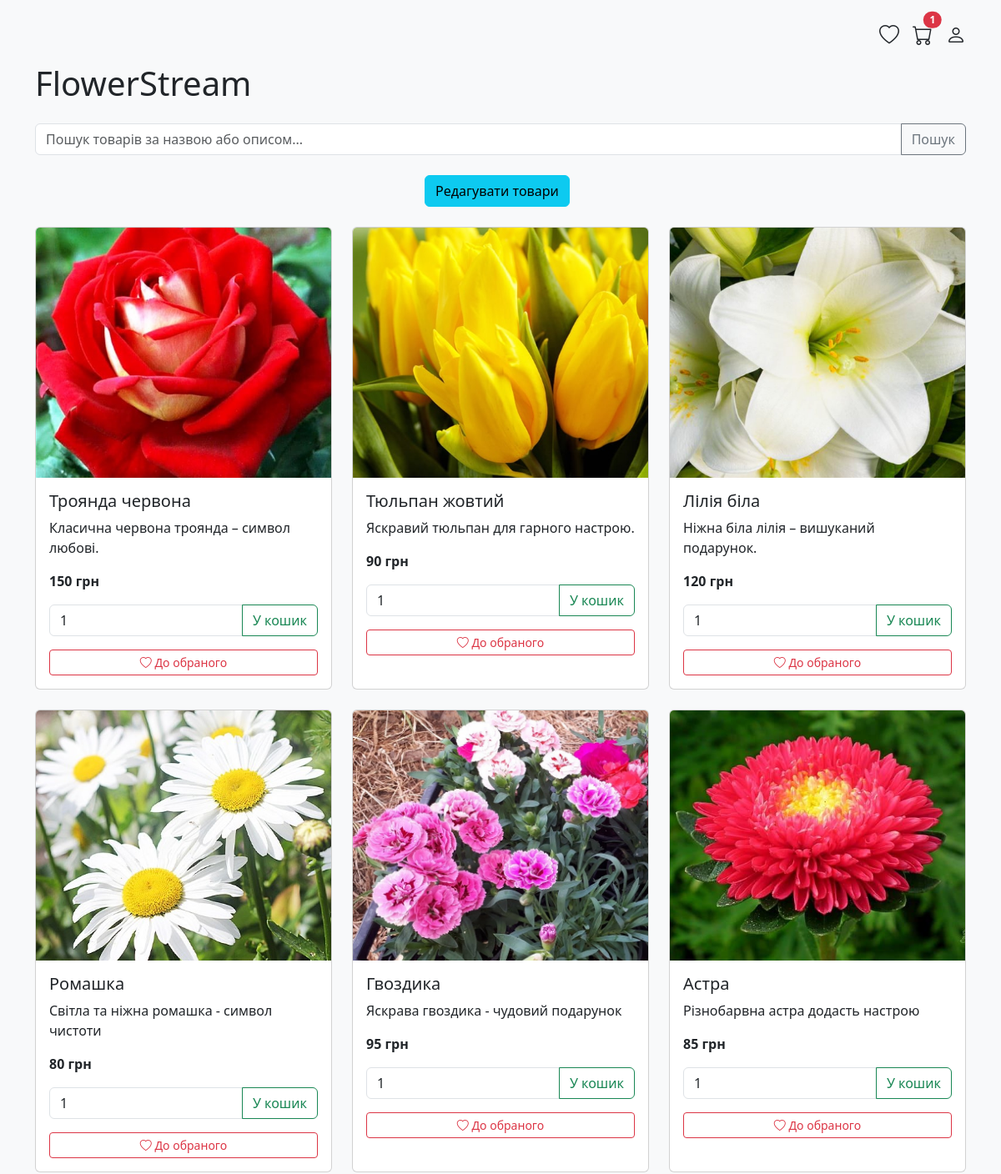
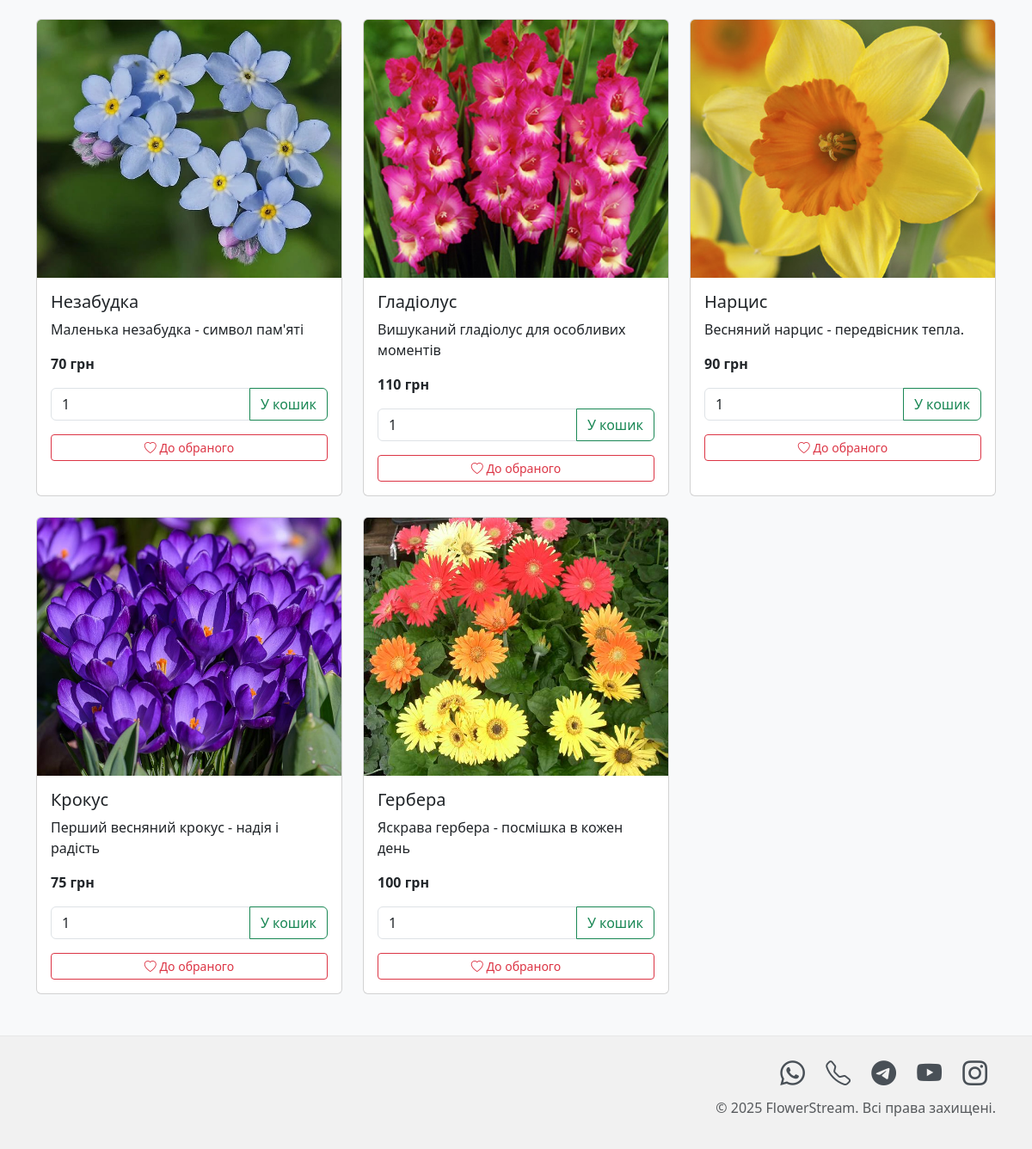
The page / (signed in) on the database its author committed (2 pictures, top to bottom).
### tables this page shows
CREATE TABLE products (
            id INTEGER PRIMARY KEY AUTOINCREMENT,
            name TEXT NOT NULL,
            description TEXT,
            price REAL NOT NULL,
            image_url TEXT
        );

### app/app.py (the view)
@app.route('/')
def home():
    is_admin = session.get('is_admin', False)
    user_logged_in = session.get('user_id') is not None
    search_query = request.args.get('search_query') # Get search query
    sort_order = request.args.get('sort')  # 'price_asc' or 'price_desc'
    flowers = load_products_from_db(search_query, sort_order) # Pass it to the loading function
    cart = []
    cart_count = 0
    favorites = []
    edit_mode = session.get('edit_mode', False)
    if user_logged_in:
        cart = session.get('cart', [])
        cart_count = sum(item['quantity'] for item in cart) if cart else 0
        favorites = session.get('favorites', [])
    else:
        session.pop('cart', None)
        session.pop('favorites', None)
        session.pop('edit_mode', None)
    return render_template('home.html', flowers=flowers, is_admin=is_admin,
                           cart_count=cart_count, favorites=favorites,
                           user_logged_in=user_logged_in, edit_mode=edit_mode,
                           search_query=search_query) # Pass search_query to template

### app/app.py (called while the page is built)
def get_db_connection():
    db = getattr(g, '_database', None)
    if db is None:
        if DATABASE is None:
            raise RuntimeError("Environment variable 'DATABASE' is not set. Check your .env file.")
        db = sqlite3.connect(DATABASE)
        db.row_factory = sqlite3.Row
    return db

@app.teardown_appcontext
def close_connection(exception):
    db = getattr(g, '_database', None)
    if db is not None:
        db.close()

def load_products_from_db(search_term=None, sort_order=None):
    db = get_db_connection()
    cursor = db.cursor()
    base_query = "SELECT * FROM products"
    conditions = []
    params = []
    if search_term:
        conditions.append("(name LIKE ? OR description LIKE ?)")
        search_pattern = f"%{search_term}%"
        params.extend([search_pattern, search_pattern])
    if conditions:
        base_query += " WHERE " + " AND ".join(conditions)
    if sort_order == 'price_asc':
        base_query += " ORDER BY price ASC"
    elif sort_order == 'price_desc':
        base_query += " ORDER BY price DESC"
    else:
        base_query += " ORDER BY id ASC"
    cursor.execute(base_query, params)
    return cursor.fetchall()

### app/templates/home.html (shortened to what this page needs)
<!DOCTYPE html>
<html lang="uk">
<head>
    <link href="https://cdn.jsdelivr.net/npm/bootstrap@5.3.0/dist/css/bootstrap.min.css" rel="stylesheet">
    <link rel="stylesheet" href="https://cdn.jsdelivr.net/npm/bootstrap-icons@1.10.5/font/bootstrap-icons.css">
</head>
<body>
<div class="container py-4">
    <div class="d-flex justify-content-end align-items-center mb-3">
        <a href="{{ url_for('view_favorites') }}" class="text-dark me-3 position-relative" title="Улюблене">
            <i class="bi bi-heart fs-4"></i>
        </a>
        <a href="{{ url_for('view_cart') }}" class="text-dark me-3 position-relative" title="Кошик">
            <i class="bi bi-cart fs-4"></i>
            {% if cart_count > 0 %}
            <span class="position-absolute top-0 start-100 translate-middle badge rounded-pill bg-danger">
                {{ cart_count }}
            </span>
            {% endif %}
        </a>
        <a href="{{ url_for('profile') if session.get('user_id') else url_for('login') }}" class="text-dark" title="Кабінет">
            <i class="bi bi-person fs-4"></i>
        </a>
    </div>
    <h1 class="mb-4">FlowerStream</h1>
    <form method="GET" action="{{ url_for('home') }}" class="mb-4">
        <div class="input-group">
            <input type="text" class="form-control" placeholder="Пошук товарів за назвою або описом..." name="search_query" value="{{ search_query if search_query }}">
            <button class="btn btn-outline-secondary" type="submit">Пошук</button>
        </div>
    </form>
    {% if session.get('is_admin') %}
    <div class="mb-4 text-center">
        <form method="POST" action="{{ url_for('toggle_edit_mode') }}" class="d-inline-block me-2">
            {% if edit_mode %}
            <button type="submit" class="btn btn-warning">Завершити редагування</button>
            {% else %}
            <button type="submit" class="btn btn-info">Редагувати товари</button>
            {% endif %}
        </form>
    </div>
    {% endif %}
    <div class="row">
        {% for flower in flowers %}
        <div class="col-md-4 mb-4">
            <div class="card h-100">
                <a href="{{ url_for('product_detail', product_id=flower.id) }}" class="card-link">
                    <img src="{{ flower.image_url if flower.image_url else 'https://placehold.co/400x200/cccccc/333333?text=No+Image' }}" class="card-img-top flower-card-img" alt="{{ flower.name }}" onerror="this.onerror=null;this.src='https://placehold.co/400x200/cccccc/333333?text=No+Image';">
                </a>
                <div class="card-body">
                    {% if session.get('is_admin') and edit_mode %}
                    <form method="POST" action="{{ url_for('edit_flower', flower_id=flower.id) }}" enctype="multipart/form-data">
                        <input type="text" class="form-control mb-2" name="name" value="{{ flower.name }}">
                        <textarea class="form-control mb-2" name="description">{{ flower.description }}</textarea>
                        <input type="number" class="form-control mb-2" name="price" value="{{ flower.price }}" step="0.01">
                        <div class="mb-3">
                            <label for="editFlowerImage-{{ flower.id }}" class="form-label">Змінити зображення</label>
                            <input class="form-control" type="file" id="editFlowerImage-{{ flower.id }}" name="image" accept="image/*">
                        </div>
                        <button type="submit" class="btn btn-sm btn-success w-100">Зберегти зміни</button>
                    </form>
                    <form method="POST" action="{{ url_for('delete_flower', flower_id=flower.id) }}" class="mt-2" onsubmit="return confirm('Ви впевнені, що хочете видалити цей товар?');">
                        <button type="submit" class="btn btn-sm btn-danger w-100">Видалити товар</button>
                    </form>
                    {% else %}
                    <a href="{{ url_for('product_detail', product_id=flower.id) }}" class="card-link">
                        <h5 class="card-title">{{ flower.name }}</h5>
                    </a>
                    <p class="card-text">{{ flower.description }}</p>
                    <p class="card-text fw-bold">
                        {% if flower.price == flower.price | int %}
                            {{ flower.price | int }} грн
                        {% else %}
                            {{ "%.2f"|format(flower.price) }} грн
                        {% endif %}
                    </p>
                    <form method="POST" action="{{ url_for('add_to_cart', flower_id=flower.id) }}" class="mt-2">
                        <div class="input-group mb-2">
                            <input type="number" name="quantity" class="form-control" value="1" min="1" aria-label="Кількість" aria-describedby="add-to-cart-button">
                            <button class="btn btn-outline-success" type="submit" id="add-to-cart-button">У кошик</button>
                        </div>
                    </form>
                    <form method="POST" action="{{ url_for('add_to_favorites', flower_id=flower.id) }}">
                        <button class="btn btn-outline-danger btn-sm mt-2 w-100">
                            <i class="bi bi-heart"></i> До обраного
                        </button>
                    </form>
                    {% endif %}
                </div>
            </div>
        </div>
        {% endfor %}
    </div>
</div>
<footer class="footer mt-auto">
    <div class="container text-end">
        <div class="social-icons">
            <a href="https://wa.me/PHONE_NUMBER" target="_blank" title="WhatsApp"><i class="bi bi-whatsapp"></i></a>
            <a href="tel:PHONE_NUMBER" title="Телефон"><i class="bi bi-telephone"></i></a>
            <a href="https://t.me/tarassts" target="_blank" title="Telegram"><i class="bi bi-telegram"></i></a>
            <a href="https://www.youtube.com/YOUTUBE_CHANNEL" target="_blank" title="YouTube"><i class="bi bi-youtube"></i></a>
            <a href="https://www.instagram.com/INSTAGRAM_USERNAME" target="_blank" title="Instagram"><i class="bi bi-instagram"></i></a>
        </div>
        <p class="text-muted mt-2">&copy; {{ 'now' | date('%Y') }} FlowerStream. Всі права захищені.</p>
    </div>
</footer>
</body>
</html>

### app/templates/home.html (style rules this page uses)
body { display: flex; flex-direction: column; min-height: 100vh; background-color: #f8f9fa; }
.container.py-4 { flex: 1; }
.bi { transition: color 0.2s ease; }
.footer { background-color: #f1f1f1; padding: 20px 0; text-align: center; border-top: 1px solid #e7e7e7; }
.social-icons a { font-size: 1.8rem; margin: 0 10px; color: #495057; transition: color 0.3s ease; }
.flower-card-img { height: 300px; object-fit: cover; }
.card-link { text-decoration: none; color: inherit; }

### rows shown on the page
products: image_url (picture), name "Троянда червона", description "Класична червона троянда – символ любові.", price "150"
products: image_url (picture), name "Тюльпан жовтий", description "Яскравий тюльпан для гарного настрою.", price "90"
products: image_url (picture), name "Лілія біла", description "Ніжна біла лілія – вишуканий подарунок.", price "120"
products: image_url (picture), name "Ромашка", description "Світла та ніжна ромашка - символ чистоти", price "80"
products: image_url (picture), name "Гвоздика", description "Яскрава гвоздика - чудовий подарунок", price "95"
products: image_url (picture), name "Астра", description "Різнобарвна астра додасть настрою", price "85"
products: image_url (picture), name "Незабудка", description "Маленька незабудка - символ пам'яті", price "70"
products: image_url (picture), name "Гладіолус", description "Вишуканий гладіолус для особливих моментів", price "110"
products: image_url (picture), name "Нарцис", description "Весняний нарцис - передвісник тепла.", price "90"
products: image_url (picture), name "Крокус", description "Перший весняний крокус - надія і радість", price "75"
products: image_url (picture), name "Гербера", description "Яскрава гербера - посмішка в кожен день", price "100"

### other values the page prints
{{ cart_count }} "1"
